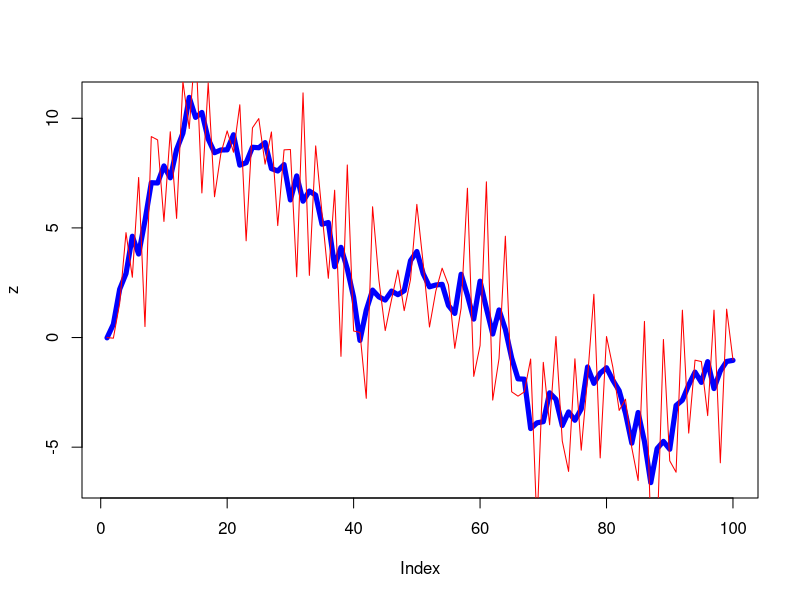

Write R code to recreate this figure.
#27879

T <- 100

#H = [3 -3 1]
H <- matrix(c(1,0,0),c(1,3)) 

#F is just a tapped delay line
alpha <- matrix(c(0.9,0,0,0,0.9,0,0,0,0.9),3,3)
A <- matrix(c(3,1,0,-3,0,1,1,0,0),3,3)
B <- matrix(c(1,0,0),c(3,1))

sigma_v <- 1
v <- rnorm(T,0,sigma_v)
sigma_w <- 0.01
w <- rnorm(T,0,sigma_w)

x <- matrix(c(0,0,0),c(3,1))
z <- rep(0,T)

for (t in 1:T)
{
  z[t] <- H %*% x + w[t]
  x <- A %*% x +v[t]
}
par(mfrow=c(1,1))
plot(z,type="l", col="blue", lwd=5)

Q <- matrix(c(0,0,0,0,0,0,0,0,sigma_v^2),3,3)
R <- sigma_w^2


library("MASS") # For pseudo inverse ginv()

xkm1km1 <- matrix(rep(0,3*T+3),3,T+1)
xkkm1 <- matrix(rep(0,3*T),3,T)
K <- matrix(rep(0,3*T),3,T)
Pkm1km1 <- matrix(c(1000,0,0 ,0,1000,0, 0,0,1000),3,3)
zhat <- matrix(rep(0,T),c(T,1))

for (k in 1:T)
{
  xkkm1[,k] <- A %*% xkm1km1[,k]
  Pkkm1 <- A %*% Pkm1km1 %*% t(A) + Q
  K[,k] <- Pkkm1 %*% t(H) %*% ginv( H %*% Pkkm1 %*% t(H) + R)
  xkm1km1[,k+1] <- xkkm1[,k] + K[,k] %*% (z[k] - H %*% xkkm1[,k])
  Pkm1km1 <- (matrix(c(1,0,0,0,1,0,0,0,1),3,3) - K[,k] %*% H) %*% Pkkm1  
  zhat[k] <- as.numeric(H %*% xkkm1[,k])
}
lines(zhat, col="red")
